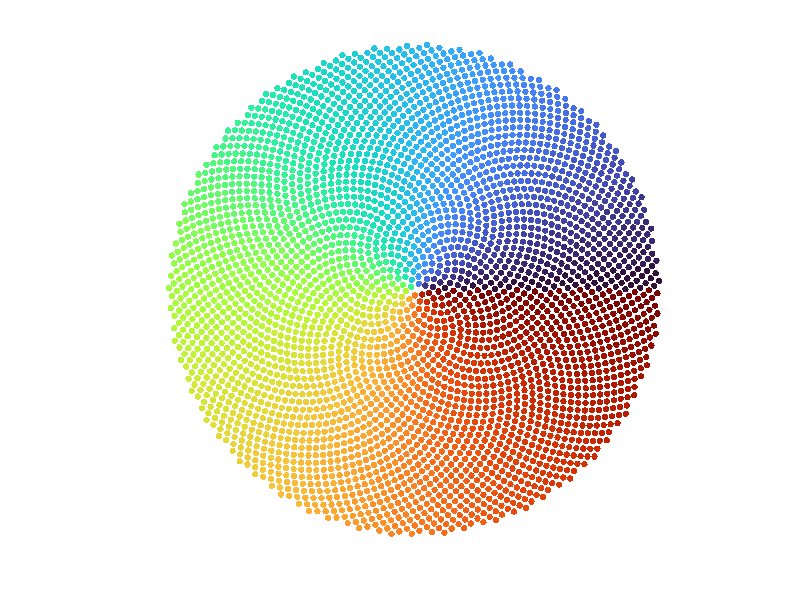

This figure's MATLAB source:
% 打开本文件并点击 Run。可修改下方采样量、参数或颜色。
% Open this script and click Run. No extra data or toolbox is required.

N = 3500;

n = 1:N;
golden_angle = pi * (3 - sqrt(5));

theta = n * golden_angle;
r = sqrt(n);

x = r .* cos(theta);
y = r .* sin(theta);

c = mod(theta, 2*pi);

figure('Color', [0.03 0.03 0.04]);
scatter(x, y, 22, c, 'filled');

axis equal;
axis off;

colormap(turbo);

title('Golden Phyllotaxis', ...
    'Color', 'w', ...
    'FontSize', 18);
